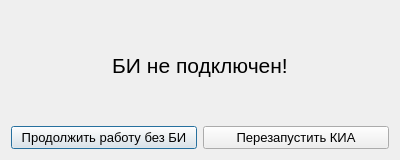
<?xml version="1.0" encoding="UTF-8"?>
<ui version="4.0">
 <class>Kia_info_about_bi</class>
 <widget class="QDialog" name="Kia_info_about_bi">
  <property name="geometry">
   <rect>
    <x>0</x>
    <y>0</y>
    <width>400</width>
    <height>160</height>
   </rect>
  </property>
  <property name="windowTitle">
   <string>Dialog</string>
  </property>
  <layout class="QGridLayout" name="gridLayout">
   <item row="0" column="0">
    <widget class="QLabel" name="label">
     <property name="font">
      <font>
       <pointsize>16</pointsize>
      </font>
     </property>
     <property name="text">
      <string>БИ не подключен!</string>
     </property>
     <property name="alignment">
      <set>Qt::AlignCenter</set>
     </property>
    </widget>
   </item>
   <item row="1" column="0">
    <layout class="QHBoxLayout" name="horizontalLayout">
     <item>
      <widget class="QPushButton" name="pb_cnt_wo_bi">
       <property name="font">
        <font>
         <pointsize>10</pointsize>
        </font>
       </property>
       <property name="text">
        <string>Продолжить работу без БИ</string>
       </property>
      </widget>
     </item>
     <item>
      <widget class="QPushButton" name="restart_kia">
       <property name="font">
        <font>
         <pointsize>10</pointsize>
        </font>
       </property>
       <property name="text">
        <string>Перезапустить КИА</string>
       </property>
      </widget>
     </item>
    </layout>
   </item>
  </layout>
 </widget>
 <resources/>
 <connections/>
</ui>
